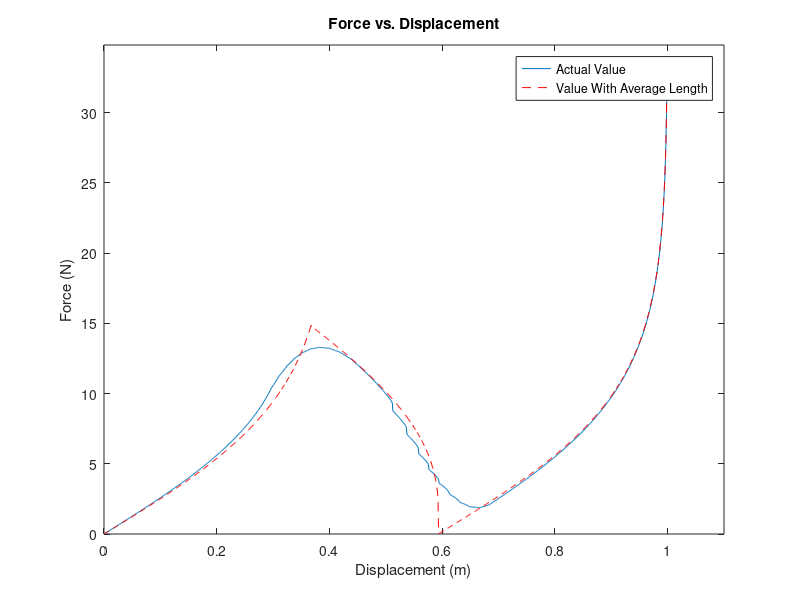

Write the MATLAB code that produced this figure.
%Katharin Jensen
%This code creates a force vs. displacement plot for a model [describe
%model better later]
tic

clear
clc
close all

%initialize
ea_t = 10; %other spring constant type thing, N
k_t = 100; %spring constant, N/m
H = 1; %max height, m
%n = 100; %number of links
m = 4;
n_l = 10;
i_max = 11;
ea = ea_t/n_l;
k = k_t/n_l;

%create array of lengths
%generate random numbers
%R = rand(1,n_l);
R = linspace(.3,.9,n_l);
%[W_b,r_b,n] = binning(R,i_max);
n=n_l;
%create Weibull distribution
l = H.*((log(1./R)/log(2)).^(1/m));
%create exponential distribution of lengths
L = H.*(1-exp(-l));
%L = H*[.7,.3];
%find average length
l_avg = H.*((log(1./R)/log(2)).^(1/m));
Lexp_avg = H.*(1-exp(-l_avg));
L_avg = mean(Lexp_avg);

%create displacement distribution
d = linspace(0,H,1000);
%indicator for whether each link has buckled. 0 = not yet, 1 = yes, 2 =
%completely collapsed
c = zeros(n,1);
c_avg = 0;
F_crit = k.*L/4; %calculate array of critical buckling values
F_old = F_crit; %initialize fzero guesses
F_crit_avg = k.*L_avg/4; %calculate critical buckling value for average
display(F_crit_avg*n_l)
F_old_avg = F_crit_avg; %initialize fzero guess for average
y = 0; %initial link displacement
%solve for P
for i = 1:1000
    %count iterations
    %z = i;
    %for each link
    for j = 1:n
        %check if displacement has reached the link
        if (c(j) == 0 && d(i) >= (H - L(j)))
            c(j) = 1;
        end
        %if link hasn't buckled
        if (c(j) == 0)
            %calculate link force
            F(j) = ea*atanh(d(i)/(H-L(j)));
            y(j,i) = 0;
            %check if link has buckled
            if (F(j) >= F_crit(j))
                c(j) = 1; %set indicator if it has
                crit_it(j) = i;
            end
        %if link has buckled but not completely collapsed    
        elseif (c(j) == 1)
            %numerically find the link force
            F(j) = fzero(@(f) L(j)*(1 - (4*f)/(k*L(j))) + (H-L(j))*tanh(f/ea) - d(i),F_old(j));
            F_old(j) = F(j);
            %check if link has completely collapsed
            %compute y
            y(j,i) = L(j) - (4*F(j))/k;
            if (y(j,i) >= L(j))
                c(j) = 2; %set indicator if it has
                F(j) = ea*atanh((d(i)-L(j))/(H-L(j)));
            end
        %once the link has completely collapsed    
        else
            %calculate link force
            F(j) = ea*atanh((d(i)-L(j))/(H-L(j)));
            y(j,i) = L(j);
        end
    end

    %sum all forces to get the total force    
    P(i) = sum(F);
%     P(i) = 0; %initialize force
%     for j = 1:n
%         P(i) = P(i) + F(j)*W_b(j)*n_l;
%     end
    
    %find force for average length
    if (c_avg == 0 && d(i) >= (H - L_avg))
            c_avg = 1;
    end
    %if link hasn't buckled
    if (c_avg == 0)
        %calculate link force
        F_avg = ea*atanh(d(i)/(H-L_avg));
        %check if link has buckled
        if (F_avg >= F_crit_avg)
            c_avg = 1; %set indicator if it has
        end
    %if link has buckled but not completely collapsed    
    elseif (c_avg == 1)
        %numerically find the link force
        F_avg = fzero(@(f) L_avg*(1 - (4*f)/(k*L_avg)) + (H-L_avg)*tanh(f/ea) - d(i),F_old_avg);
        F_old_avg = F_avg;
        %check if link has completely collapsed
        %compute y
        y_avg = L_avg - (4*F_avg)/k;
        if (y_avg >= L_avg)
            c_avg = 2; %set indicator if it has
            F_avg = ea*atanh((d(i)-L_avg)/(H-L_avg));
        end
    %once the link has completely collapsed    
    else
        %calculate link force
        F_avg = ea*atanh((d(i)-L_avg)/(H-L_avg));
    end    
    P_avg(i) = n_l*F_avg;
end

display(L)
%axis([0,1,-10,200])

%IMPORTANT NOTE: The below animations CANNOT be used if binning was as
%well, because it requires the link displacement values for each individual
%link, which you do NOT get if binning is applied.

%---Uncomment the below section to make a nice animation of the system.
%Note, it's really slow, so don't use it for more than a few links. The
%double-commented code is specifically for making a .gif of the animation,
%so only completely uncomment it if that's what you want to do.---

%figure
% %fn = 'TestAni2.gif'; %filename for making a .gif, change to whatever
% for i = 1:1000
%     subplot(2,1,1);
%     %figure(2)
%     ani(L,y(:,i),H,n,d(i));
%     subplot(2,1,2);
%     %figure(3)
%     plot(d(1:i),P(1:i));
%     title('Force vs. Displacement')
%     ylabel('Force (N)')
%     xlabel('Displacement (m)')
%     axis([0,H+.1,0,10*n+15]) %y axis scale should probably be adjusted
%     drawnow
%
% %    %make .gif of animation
% %    M = getframe(gcf);
% %    im = frame2im(M);
% %    [A,map] = rgb2ind(im,256);
% %    if i==1
% %        imwrite(A,map,fn,'gif','LoopCount',1,'DelayTime',.05);
% %    else
% %        imwrite(A,map,fn,'gif','WriteMode','append','DelayTime',.05);
% %    end
% 
% end

%---End nice animation section---

%---Uncomment the code below to make a rough animation of the system. It's
%faster than the nice animation, so it can handle more links, but it gets
%slow (and tiny) after about 10, so try not to do many more than that. The
%double-commented code makes a .gif of the animation, so don't completely
%uncomment that part unless that's what you want to do.---

% %fn = 'Rough10Link.gif'; %filename for making a .gif, change to whatever
% for i = 1:1000
%     subplot(2,1,1);
%     %figure(2)
%     ani_rough(L,y(:,i),H,n,d(i));
%     subplot(2,1,2);
%     %figure(3)
%     plot(d(1:i),P(1:i));
%     title('Force vs. Displacement')
%     ylabel('Force (N)')
%     xlabel('Displacement (m)')
%     axis([0,H+.1,0,F_crit_avg*n+20])
%     drawnow
%     
% %    %make .gif of animation
% %    M = getframe(gcf);
% %    im = frame2im(M);
% %    [A,map] = rgb2ind(im,256);
% %    if i==1
% %        imwrite(A,map,fn,'gif','LoopCount',1,'DelayTime',.05);
% %    else
% %        imwrite(A,map,fn,'gif','WriteMode','append','DelayTime',.05);
% %    end
% 
% end

%---End rough animation section---

figure
plot(d,P)
hold on
plot(d,P_avg,'r--');
hold off
title('Force vs. Displacement')
xlabel('Displacement (m)')
ylabel('Force (N)')
legend('Actual Value','Value With Average Length')
axis([0, H+.1*H, 0, F_crit_avg*n_l+20])

toc






